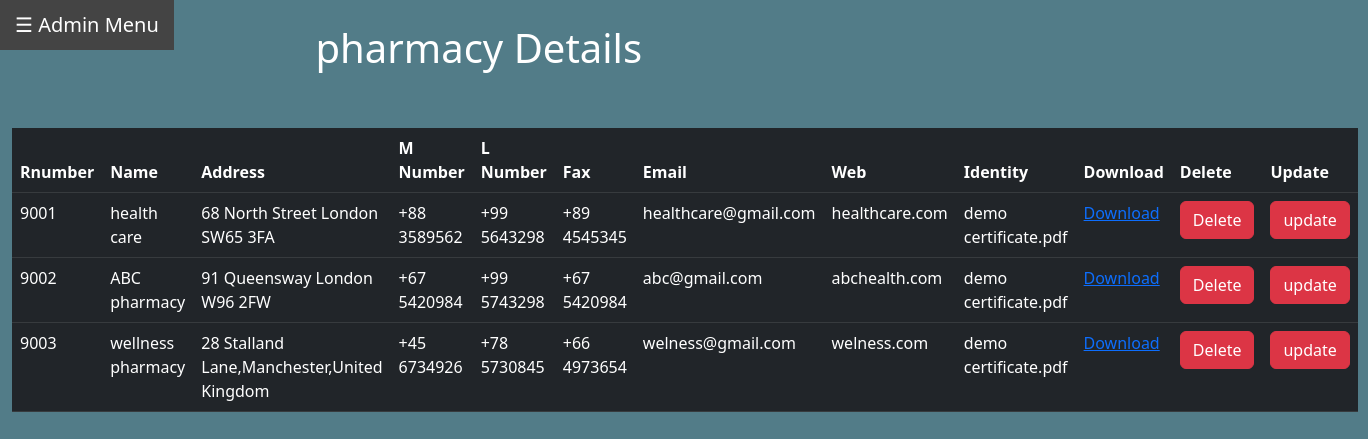
The app's page /project/pharmacy.php (signed in) with its own data.
### tables this page shows
CREATE TABLE `pharmacy` (
  `Rnumber` varchar(11) NOT NULL,
  `Name` varchar(255) NOT NULL,
  `Address` varchar(255) NOT NULL,
  `pnumber` varchar(255) NOT NULL,
  `Lnumber` varchar(255) NOT NULL,
  `Fax` varchar(255) NOT NULL,
  `Email` varchar(255) NOT NULL,
  `Web` varchar(255) NOT NULL,
  `Identity` varchar(255) NOT NULL
);

### project/pharmacylogic.php (called while the page is built, shortened)
<?php
$conn = mysqli_connect('localhost', 'root', '', 'group44');
$sql = "SELECT * FROM `pharmacy`";
$result = mysqli_query($conn, $sql);
$files = mysqli_fetch_all($result, MYSQLI_ASSOC);
?>

### project/pharmacy.php (the view, shortened to what this page needs)
<?php include 'pharmacylogic.php';?>
<!DOCTYPE html>
<html lang="en">
<head>
    <link rel="stylesheet" href="patientregister.css">
    <link href="https://cdn.jsdelivr.net/npm/bootstrap@5.3.0-alpha3/dist/css/bootstrap.min.css" rel="stylesheet">
</head>
<body style="background-color:#527c88;color: #10217d;">
<div class="up"><button class="openbtn" onclick="openNav()">☰ Admin Menu</button> </div>
<br>
<div class="divL" style="margin-left: 0%;">
    <h1 align="center" style="color: white;">pharmacy Details</h1><br><br>
<div class="container">
<table class="table table-dark table-hover">
<thead>
<th >Rnumber</th>
<th >Name</th>
<th>Address</th>
<th >M Number</th>
<th >L Number</th>
<th >Fax</th>
<th >Email</th>
<th >Web</th>
<th >Identity</th>
<th >Download</th>
<th >Delete</th>
<th >Update</th>
</thead>
<tbody>
  <?php foreach ($files as $file): ?>
    <tr>
      <td><?php echo $file['Rnumber']; ?></td>
      <td><?php echo $file['Name']; ?></td>
      <td><?php echo $file['Address']; ?></td>
      <td><?php echo $file['pnumber']; ?></td>
      <td><?php echo $file['Lnumber']; ?></td>
      <td><?php echo $file['Fax']; ?></td>
      <td><?php echo $file['Email']; ?></td>
      <td><?php echo $file['Web']; ?></td>
      <td><?php echo $file['Identity']; ?></td>
      <td><a href="pharmacy.php?file_id=<?php echo $file['Rnumber'] ?>">Download</a></td>
      <td><a href="pharmacydelete.php?Rnumber=<?php echo $file['Rnumber'] ?>" class = 'btn btn-danger'>Delete</a></td>
      <td><a href="pharmacyupdate.php?Rnumber=<?php echo $file['Rnumber'] ?>" class = 'btn btn-danger'>update</a></td>
    </tr>
  <?php endforeach;?>
</tbody>
</table>
</div>
</div>
</body>
</html>

### project/patientregister.css (style rules this page uses)
.openbtn { font-size: 20px; cursor: pointer; background-color:#2e4450; color: white; padding: 10px 15px; border: none; position: fixed; }
.divL { width: 70%; height: 800px; float: left; margin-left: 15%; }
.up { width: 100%; float: left; }

### records on screen
pharmacy: Rnumber "9001", Name "health care", Address "68 North Street London SW65 3FA", pnumber "+88 3589562", Lnumber "+99 5643298", Fax "+89 4545345", Email "healthcare@gmail.com", Web "healthcare.com", Identity "demo certificate.pdf"
pharmacy: Rnumber "9002", Name "ABC pharmacy", Address "91 Queensway London W96 2FW", pnumber "+67 5420984", Lnumber "+99 5743298", Fax "+67 5420984", Email "abc@gmail.com", Web "abchealth.com", Identity "demo certificate.pdf"
pharmacy: Rnumber "9003", Name "wellness pharmacy", Address "28 Stalland Lane,Manchester,United Kingdom", pnumber "+45 6734926", Lnumber "+78 5730845", Fax "+66 4973654", Email "welness@gmail.com", Web "welness.com", Identity "demo certificate.pdf"
